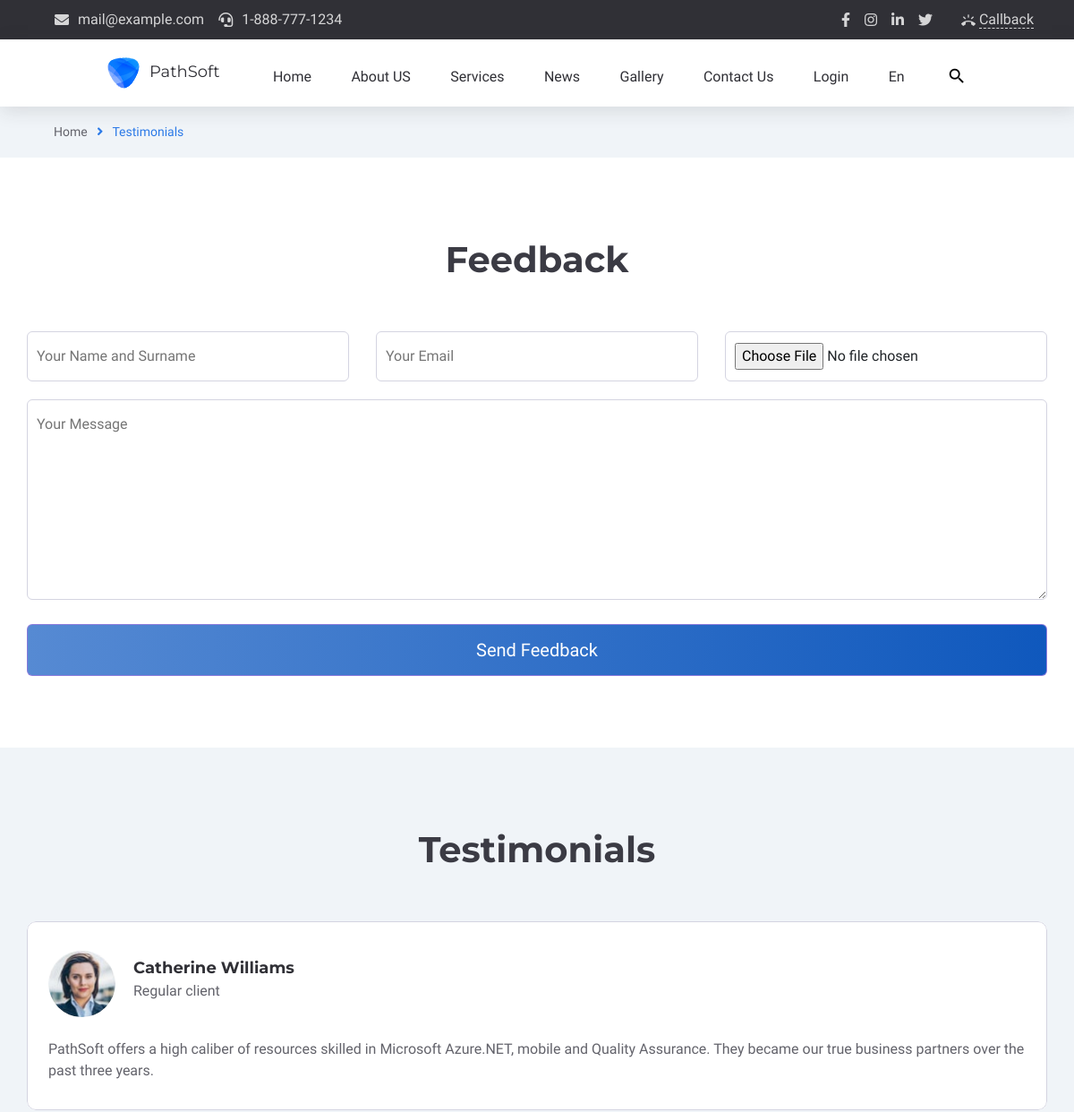
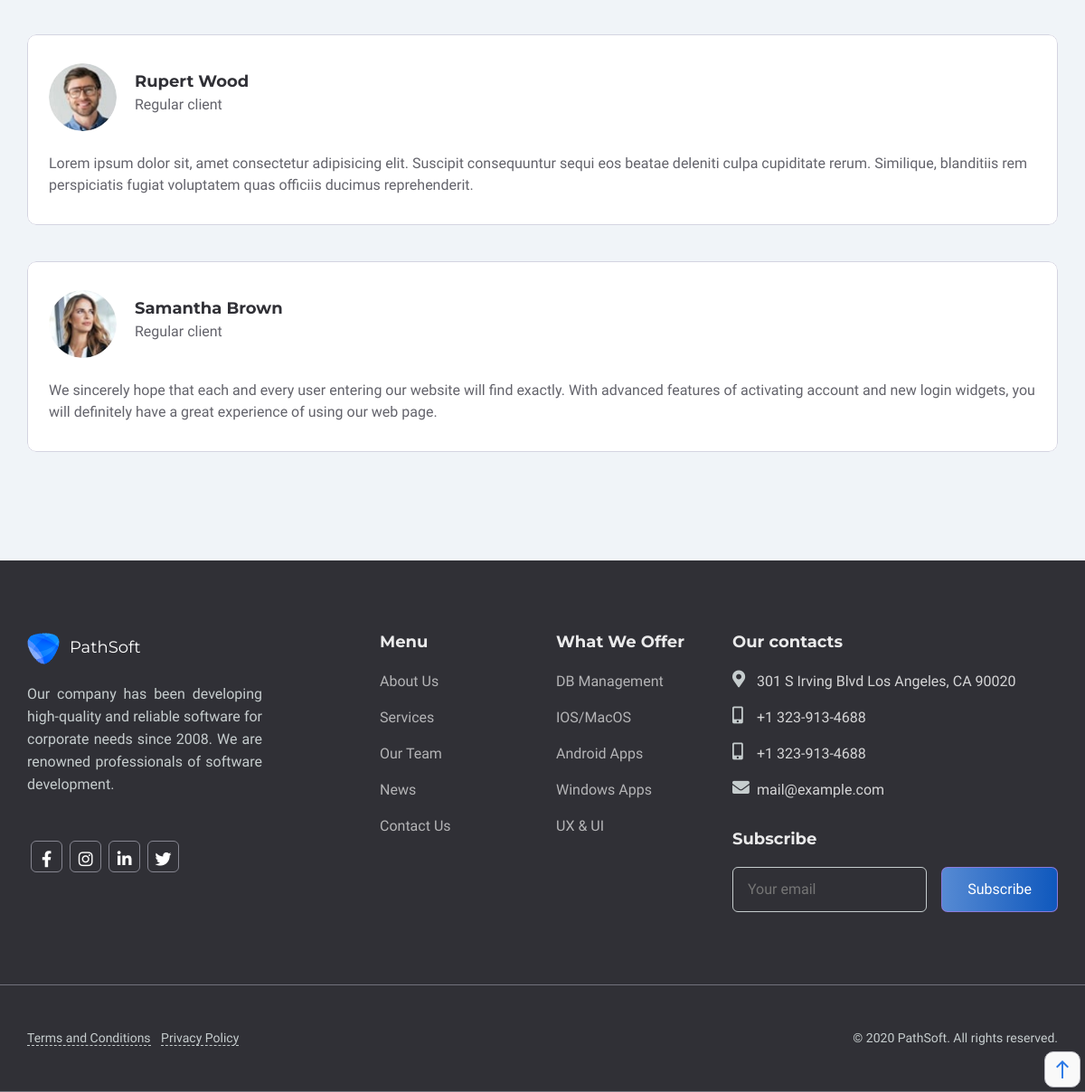
Screenshot of /testimonials with the database file from the repository (2 pictures, top to bottom).
### app/models.py (models this page shows)
class HeaderContact(db.Model):
    id=db.Column(db.Integer,primary_key=True)
    hc_content=db.Column(db.String(255))
    hc_icon_class=db.Column(db.String(255))
    hc_url=db.Column(db.String(255))

class HeaderSocialIcon(db.Model):
    id=db.Column(db.Integer,primary_key=True)
    hsi_name=db.Column(db.String(255))
    hsi_css_class=db.Column(db.String(255))
    hsi_url=db.Column(db.String(255))

class MeniuLogo(db.Model):
    id=db.Column(db.Integer,primary_key=True)
    logo_title=db.Column(db.String(255))
    logo_url=db.Column(db.String(255))
    logo_alt=db.Column(db.String(255))
    logo_img=db.Column(db.String(255))

class MeniuName(db.Model):
    id=db.Column(db.Integer,primary_key=True)
    meniu_title=db.Column(db.String(255))
    meniu_url=db.Column(db.String(255))
    meniu_icon=db.Column(db.String(255))

class Feedback(db.Model):
    id=db.Column(db.Integer,primary_key=True)
    clientname=db.Column(db.String(255))
    clientemail=db.Column(db.String(255))
    clientphoto=db.Column(db.String(255))
    clientmessage=db.Column(db.Text)

class FooterCompanyInfo(db.Model):
    id=db.Column(db.Integer,primary_key=True)
    company_info=db.Column(db.String(255))

class FooterSocialIcon(db.Model):
    id=db.Column(db.Integer,primary_key=True)
    footer_si_name=db.Column(db.String(255))
    footer_si_class=db.Column(db.String(255))
    footer_si_link=db.Column(db.String(255))

class FooterMenu(db.Model):
    id=db.Column(db.Integer,primary_key=True)
    ft_menu_name=db.Column(db.String(255))
    ft_menu_link=db.Column(db.String(255))

class FooterOffer(db.Model):
    id=db.Column(db.Integer,primary_key=True)
    offer=db.Column(db.String(255))
    offer_link=db.Column(db.String(255))

class FooterContact(db.Model):
    id=db.Column(db.Integer,primary_key=True)
    footer_contact_name=db.Column(db.String(255))
    footer_contact_icon=db.Column(db.String(255))
    footer_contact_link=db.Column(db.String(255))

### main/routes.py (the view)
@app.route("/testimonials")
def testimonials_index():
    header_contacts=HeaderContact.query.all()
    headersocial_icons=HeaderSocialIcon.query.all()
    logos=MeniuLogo.query.all()
    meniu_names=MeniuName.query.all()
    testimonials=Feedback.query.all()
    company_info_footers=FooterCompanyInfo.query.all()
    footer_social_icons=FooterSocialIcon.query.all()
    footer_menus=FooterMenu.query.all()
    footer_offers=FooterOffer.query.all()
    footer_contacts=FooterContact.query.all()
    return render_template("main/testimonials.html",testimonials=testimonials, company_info_footers=company_info_footers,footer_social_icons=footer_social_icons ,footer_menus=footer_menus , footer_offers=footer_offers, footer_contacts=footer_contacts, header_contacts=header_contacts, headersocial_icons=headersocial_icons, logos=logos, meniu_names=meniu_names)

### app/templates/main/testimonials.html (shortened to what this page needs)
{% extends "main/base.html" %}{% block contentmain %}
<section id="crumbs">
    <div class="container crumbs-bread">
        <div class="row align-items-center justify-content-between">
            <div class="col-auto">
                <div class="crumbs-info">
                    <span class="crumbs-home"><a href="/">Home</a></span> <i class="fas fa-angle-right"></i>
                    <span class="crumbs-about">Testimonials</span>
                </div>
            </div>
        </div>
    </div>
</section>
<div class="feedback">
    <div class="container section-padding ">
        <div class="row">
            <div class="col-12">
                <div class="section-heading">
                    <h2 class="section-heading-h2">Feedback</h2>
                </div>
            </div>
        </div>
        <div class="row">
            <div class="col-12">
                <form action="/testimonials" class="contact-form" method='POST' enctype="multipart/form-data">
                    <div class="row ">
                        <div class="col-4">
                            <input type="text" name="clientname" placeholder="Your Name and Surname" class="form">
                        </div>
                        <div class="col-4">
                            <input type="email" name="clientemail" placeholder="Your Email" class="form">
                        </div>
                        <div class="col-4">
                            <input type="file" name="clientphoto" placeholder="Your Photo" class="formfile">
                        </div>
                    </div>
                    <div class="row">
                        <div class="col-12">
                            <textarea cols="30" rows="8" name="clientmessage" placeholder="Your Message"
                                class="textarea"></textarea>
                        </div>
                    </div>
                    <div class="row">
                        <div class="col-12 d-flex justify-content-start">
                            <div class="bttn-row testimonalssubmit" style="margin-top:20px;">
                                <button type="submit" class="bttn testimonalssubmit">Send Feedback</button>
                            </div>
                        </div>
                    </div>
                </form>
            </div>
        </div>
    </div>
</div>
<section id="client" class="client">
    <div class="container section-padding">
        <div class="row">
            <div class="col-12">
                <div class="section-heading">
                    <h2 class="section-heading-h2">Testimonials</h2>
                </div>
            </div>
        </div>
        <div class="row d-block">
            {% for testimonial in testimonials %}
            <div class="col-12 team-box">
                <div class="client-item">
                    <div class="client-title">
                        <div class="client-img"><img src="static/uploads/{{testimonial.clientphoto}}" alt=""></div>
                        <div class="client-name">
                            <h4>{{testimonial.clientname}}</h4>
                            <p>Regular client</p>
                        </div>
                    </div>
                    <div class="client-info">
                        <p>{{testimonial.clientmessage}}</p>
                    </div>
                </div>
            </div>
            {% endfor %}
        </div>
</section>
{% endblock %}

### app/templates/main/base.html (shortened to what this page needs)
<!doctype html>
<html lang="en">
<head>
    <link rel="stylesheet" href="https://cdnjs.cloudflare.com/ajax/libs/font-awesome/5.15.3/css/all.min.css"
 />
    <link rel="stylesheet" href="https://cdn.jsdelivr.net/npm/bootstrap-icons@1.4.1/font/bootstrap-icons.css">
    <link rel="stylesheet" href="https://stackpath.bootstrapcdn.com/bootstrap/4.3.1/css/bootstrap.min.css"
>
    <link rel="stylesheet" href="/static/main/css/style.css">
    <link rel="stylesheet" href="/static/main/css/about.css">
    <link rel="stylesheet" href="/static/main/css/blog.css">
    <link rel="stylesheet" href="/static/main/css/contact.css">
    <link rel="stylesheet" href="/static/main/css/login.css">
    <link rel="stylesheet" href="/static/main/css/gallery.css">
    <link rel="stylesheet" href="/static/main/css/blogitem.css">
    <link rel="stylesheet" href="/static/main/css/testimonials.css">
</head>
<body>
    <nav id="header-contact">
        <div class="container con">
            <div class="row align-items-center justify-content-between">
                <div class="col-auto">
                    <ul class="header-top-info align-items-center justify-content-between d-flex">
                        {% for header_contact in header_contacts %}
                        <li>
                            <a href="{{header_contact.hc_url}}">
                                <i class="{{header_contact.hc_icon_class}}"></i>
                                <span>{{header_contact.hc_content}}</span>
                            </a>
                        </li>
                        {% endfor %}
                    </ul>
                </div>
                <div class="col-auto">
                    <div class="header-top-links align-items-center justify-content-between d-flex ">
                        <ul class="social-links">
                            {% for headersocial_icon in headersocial_icons %}
                            <li>
                                <a href="{{headersocial_icon.hsi_url}}"><i
                                        class="{{headersocial_icon.hsi_css_class}}"></i></a>
                            </li>
                            {% endfor %}
                        </ul>
                        <div class="header-top-btn">
                            <a href="#" class="header-call-back-link">
                                <i class="material-icons">ring_volume</i>
                                <span>Callback</span>
                            </a>
                        </div>
                    </div>
                </div>
            </div>
        </div>
    </nav>
    <section id="meniu-bar" class="sticky-menu">
        <div class="meniu-nav">
            {% for logo in logos %}
            <div class="logo">
                <a href="{{logo.logo_url}}"><img src="/static/uploads/{{logo.logo_img}}" alt="{{logo.logo_alt}}">
                    <span>{{logo.logo_title}}</span>
                </a>
            </div>
            {% endfor %}
            <div class="meniu-item">
                <ul>
                    {% for meniu_name in meniu_names %}
                    <li>
                        <a href="{{meniu_name.meniu_url}}" class="menu-list-to" data-title="{{meniu_name.meniu_title}}">
                            <span data-title="{{meniu_name.meniu_title}}"> {{meniu_name.meniu_title}}</span>
                            <i class="{{meniu_name.meniu_icon}}"></i>
                        </a>
                    </li>
                    {% endfor %}
                    <li class="menu-search">
                        <a href="http://">
                            <i class="material-icons md-22 header-search-ico-search">search</i></a>
                    </li>
                </ul>
            </div>
        </div>
    </section>
    {% block contentmain %}
    {% endblock %}
    <section id="footer">
        <div class="container section-padding">
            <div class="row">
                <div class="col-4">
                    <div class="footer-item">
                        {% for logo in logos %}
                        <div class="logo">
                            <a href="{{logo.logo_url}}"><img src="/static/uploads/{{logo.logo_img}}"
                                    alt="{{logo.logo_alt}}">
                                <span>{{logo.logo_title}}</span>
                            </a>
                        </div>
                        {% endfor %}
                        <div class="company-info">
                            {% for company_info_footer in company_info_footers %}
                            <p>{{company_info_footer.company_info}}</p>
                            {% endfor %}
                        </div>
                        <div class="company-sosial-media">
                            {% for footer_social_icon in footer_social_icons %}
                            <a href="{{footer_social_icon.footer_si_link}}">
                                <div class="company-sosial-icon" title="{{footer_social_icon.footer_si_name}}"><i
                                        class="{{footer_social_icon.footer_si_class}}"></i></div>
                            </a>
                            {% endfor %}
                        </div>
                    </div>
                </div>
                <div class="col-2">
                    <div class="company-menu">
                        <h4>Menu</h4>
                        <ul class="company-footer-meniu">
                            {% for footer_menu in footer_menus %}
                            <li>
                                <a href="{{footer_menu.ft_menu_link}}" class="menu-list-to footer-list-to"
                                    data-title="{{footer_menu.ft_menu_name}}">
                                    <span data-title="{{footer_menu.ft_menu_name}}">{{footer_menu.ft_menu_name}}</span>
                                </a>
                            </li>
                            {% endfor %}
                        </ul>
                    </div>
                </div>
                <div class="col-2">
                    <div class="company-menu">
                        <h4>What We Offer</h4>
                        <ul class="company-footer-meniu">
                            {% for footer_offer in footer_offers %}
                            <li>
                                <a href="{{footer_offer.offer_link}}" class="menu-list-to footer-list-to"
                                    data-title="{{footer_offer.offer}}">
                                    <span data-title="{{footer_offer.offer}}"> {{footer_offer.offer}}</span>
                                </a>
                            </li>
                            {% endfor %}
                        </ul>
                    </div>
                </div>
                <div class="col-4">
                    <div class="company-contacts">
                        <h4>Our contacts</h4>
                        <div class="company-contacts-item">
                            <ul class="footer-contact">
                                {% for footer_contact in footer_contacts %}
                                <li class="d-flex">
                                    <i class="{{footer_contact.footer_contact_icon}}"></i>
                                    <div class="footer-contact-info"> <a
                                            href="{{footer_contact.footer_contact_link}}">{{footer_contact.footer_contact_name}}</a>
                                    </div>
                                </li>
                                {% endfor %}
                            </ul>
                            <div class="company-contacts-form">
                                <h4>Subscribe</h4>
                                <div class="contacts-form">
                                    <form action="" class="d-flex">
                                        <input type="text" placeholder="Your email" name="mail" required
                                            class="form-email">
                                        <input type="submit" value="Subscribe" class="form-subscribe">
                                    </form>
                                </div>
                            </div>
                        </div>
                    </div>
                </div>
            </div>
        </div>
    </section>
    <section id="copyright">
        <div class="container copyright-padding">
            <div class="row">
                <div class="col-12">
                    <div class="copyright-item">
                        <div class="footer-links">
                            <a href="http://"><span class="conditions">Terms and Conditions</span> </a>
                            <a href="http://"><span class="privacy">Privacy Policy</span></a>
                        </div>
                        <div class="copyright-text">&#169 2020 PathSoft. All rights reserved.</div>
                    </div>
                </div>
            </div>
        </div>
    </section>
    <a href="#geriqayt" class="geriqayt"><i class="material-icons"> east</i></a>
</body>
</html>

### rows the page displays
HeaderContact: hc_content "mail@example.com"
HeaderContact: hc_content "1-888-777-1234"
MeniuLogo: logo_img (picture), logo_title "PathSoft"
MeniuName: meniu_title "Home"
MeniuName: meniu_title "About US"
MeniuName: meniu_title "Services"
MeniuName: meniu_title "News"
MeniuName: meniu_title "Gallery"
MeniuName: meniu_title "Contact Us"
MeniuName: meniu_title "Login"
MeniuName: meniu_title "En"
Feedback: clientphoto (picture), clientname "Catherine Williams", clientmessage "PathSoft offers a high caliber of resources skilled in Microsoft Azure.NET, mobile and Quality Assurance. They became our true business partners over the past three years."
Feedback: clientphoto (picture), clientname "Rupert Wood", clientmessage "Lorem ipsum dolor sit, amet consectetur adipisicing elit. Suscipit consequuntur sequi eos beatae deleniti culpa cupiditate rerum. Similique, blanditiis rem perspiciatis fugiat voluptatem quas officiis ducimus reprehenderit."
Feedback: clientphoto (picture), clientname "Samantha Brown", clientmessage "We sincerely hope that each and every user entering our website will find exactly. With advanced features of activating account and new login widgets, you will definitely have a great experience of using our web page."
FooterCompanyInfo: company_info "Our company has been developing high-quality and reliable software for corporate needs since 2008. We are renowned professionals of software development."
FooterMenu: ft_menu_name "About Us"
FooterMenu: ft_menu_name "Services"
FooterMenu: ft_menu_name "Our Team"
FooterMenu: ft_menu_name "News"
FooterMenu: ft_menu_name "Contact Us"
FooterOffer: offer "DB Management"
FooterOffer: offer "IOS/MacOS"
FooterOffer: offer "Android Apps"
FooterOffer: offer "Windows Apps"
FooterOffer: offer "UX & UI"
FooterContact: footer_contact_name "301 S Irving Blvd Los Angeles, CA 90020"
FooterContact: footer_contact_name "+1 323-913-4688"
FooterContact: footer_contact_name "+1 323-913-4688"
FooterContact: footer_contact_name "mail@example.com"
